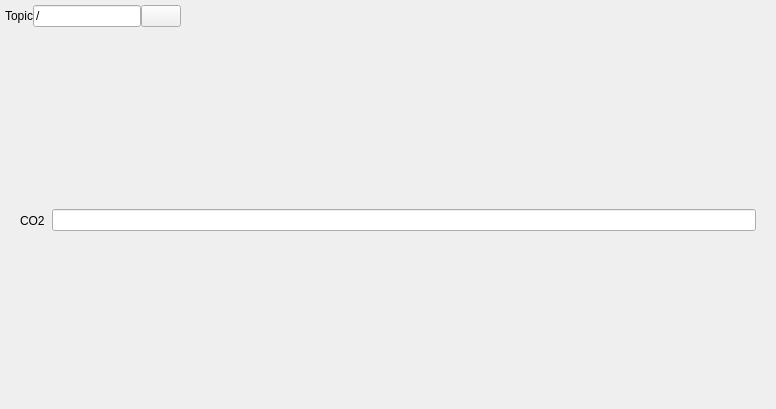
<?xml version="1.0" encoding="UTF-8"?>
<ui version="4.0">
 <class>CO2SensorViewerWidget</class>
 <widget class="QWidget" name="CO2SensorViewerWidget">
  <property name="geometry">
   <rect>
    <x>0</x>
    <y>0</y>
    <width>776</width>
    <height>409</height>
   </rect>
  </property>
  <property name="sizePolicy">
   <sizepolicy hsizetype="Expanding" vsizetype="Expanding">
    <horstretch>0</horstretch>
    <verstretch>0</verstretch>
   </sizepolicy>
  </property>
  <property name="acceptDrops">
   <bool>true</bool>
  </property>
  <property name="windowTitle">
   <string>HeatSensorViewer</string>
  </property>
  <layout class="QVBoxLayout" name="verticalLayout">
   <property name="spacing">
    <number>0</number>
   </property>
   <property name="leftMargin">
    <number>0</number>
   </property>
   <property name="topMargin">
    <number>0</number>
   </property>
   <property name="rightMargin">
    <number>0</number>
   </property>
   <property name="bottomMargin">
    <number>0</number>
   </property>
   <item>
    <layout class="QHBoxLayout" name="dataPlotControls">
     <property name="spacing">
      <number>0</number>
     </property>
     <property name="leftMargin">
      <number>5</number>
     </property>
     <property name="topMargin">
      <number>5</number>
     </property>
     <property name="rightMargin">
      <number>5</number>
     </property>
     <property name="bottomMargin">
      <number>5</number>
     </property>
     <item>
      <widget class="QLabel" name="label">
       <property name="text">
        <string>Topic</string>
       </property>
      </widget>
     </item>
     <item>
      <widget class="QLineEdit" name="topic_edit">
       <property name="sizePolicy">
        <sizepolicy hsizetype="Fixed" vsizetype="Fixed">
         <horstretch>0</horstretch>
         <verstretch>0</verstretch>
        </sizepolicy>
       </property>
       <property name="text">
        <string>/</string>
       </property>
      </widget>
     </item>
     <item>
      <widget class="QPushButton" name="subscribe_topic_button">
       <property name="sizePolicy">
        <sizepolicy hsizetype="Fixed" vsizetype="Fixed">
         <horstretch>0</horstretch>
         <verstretch>0</verstretch>
        </sizepolicy>
       </property>
       <property name="contextMenuPolicy">
        <enum>Qt::DefaultContextMenu</enum>
       </property>
       <property name="toolTip">
        <string>add topic to plot</string>
       </property>
       <property name="iconSize">
        <size>
         <width>16</width>
         <height>16</height>
        </size>
       </property>
      </widget>
     </item>
     <item>
      <spacer name="horizontalSpacer">
       <property name="orientation">
        <enum>Qt::Horizontal</enum>
       </property>
       <property name="sizeHint" stdset="0">
        <size>
         <width>40</width>
         <height>20</height>
        </size>
       </property>
      </spacer>
     </item>
    </layout>
   </item>
   <item>
    <layout class="QHBoxLayout" name="data_plot_layout">
     <property name="spacing">
      <number>0</number>
     </property>
     <property name="leftMargin">
      <number>0</number>
     </property>
     <property name="topMargin">
      <number>5</number>
     </property>
     <property name="rightMargin">
      <number>0</number>
     </property>
     <property name="bottomMargin">
      <number>5</number>
     </property>
     <item>
      <spacer name="verticalSpacer_left">
       <property name="orientation">
        <enum>Qt::Vertical</enum>
       </property>
       <property name="sizeHint" stdset="0">
        <size>
         <width>20</width>
         <height>40</height>
        </size>
       </property>
      </spacer>
     </item>
     <item>
      <widget class="QLabel" name="co2_label">
       <property name="text">
        <string>CO2  </string>
       </property>
      </widget>
     </item>
     <item>
      <widget class="QLineEdit" name="data_edit"/>
     </item>
     <item>
      <spacer name="verticalSpacer">
       <property name="orientation">
        <enum>Qt::Vertical</enum>
       </property>
       <property name="sizeHint" stdset="0">
        <size>
         <width>20</width>
         <height>40</height>
        </size>
       </property>
      </spacer>
     </item>
    </layout>
   </item>
  </layout>
 </widget>
 <resources/>
 <connections/>
</ui>
